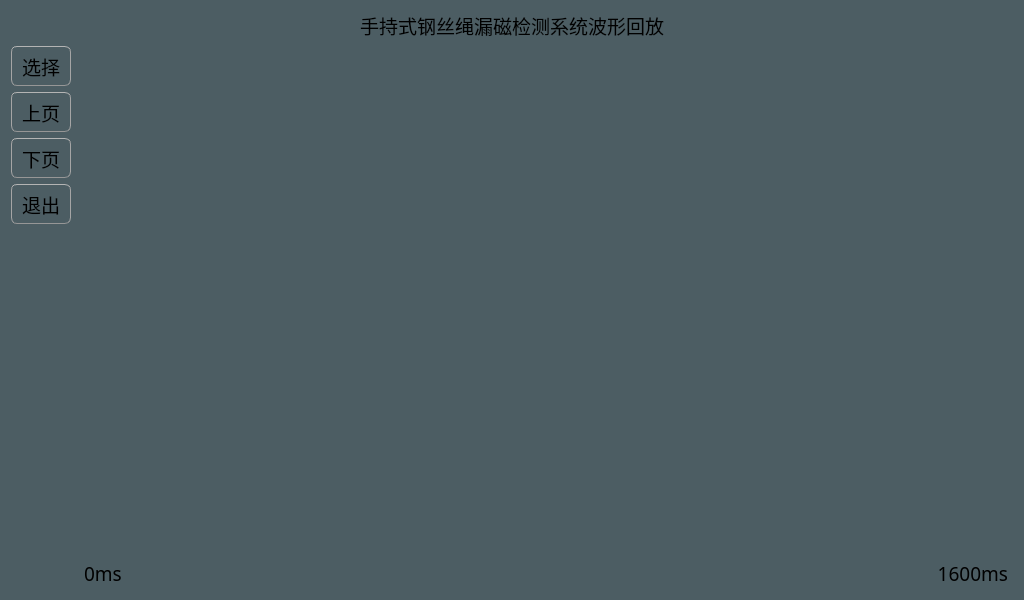
<?xml version="1.0" encoding="UTF-8"?>
<ui version="4.0">
 <class>widget_back</class>
 <widget class="QWidget" name="widget_back">
  <property name="geometry">
   <rect>
    <x>0</x>
    <y>0</y>
    <width>1024</width>
    <height>600</height>
   </rect>
  </property>
  <property name="windowTitle">
   <string>Form</string>
  </property>
  <property name="styleSheet">
   <string notr="true">QPushButton{
	color:rgb(17,17,17);
	border-width: 1px;
	border-radius: 6px;
	border-bottom-color: rgb(150,150,150);
	border-right-color: rgb(165,165,165);
	border-left-color: rgb(165,165,165);
	border-top-color: rgb(180,180,180);
	border-style: solid;
	padding: 4px;
	background-color: qlineargradient(spread:pad, x1:0.5, y1:1, x2:0.5, y2:0, stop:0 rgba(155, 187, 89, 255), stop:1 rgba(255, 255, 255, 255));
}
QPushButton:default{
	color:rgb(17,17,17);
	border-width: 1px;
	border-radius: 6px;
	border-bottom-color: rgb(150,150,150);
	border-right-color: rgb(165,165,165);
	border-left-color: rgb(165,165,165);
	border-top-color: rgb(180,180,180);
	border-style: solid;
	padding: 4px;
	background-color: qlineargradient(spread:pad, x1:0.5, y1:1, x2:0.5, y2:0, stop:0 rgba(155, 187, 89, 255), stop:1 rgba(255, 255, 255, 255));
}
QPushButton:pressed{
	color:rgb(17,17,17);
	border-width: 1px;
	border-radius: 6px;
	border-width: 1px;
	border-top-color: rgba(255,150,60,200);
	border-right-color: qlineargradient(spread:pad, x1:0, y1:1, x2:1, y2:0, stop:0 rgba(200, 70, 20, 255), stop:1 rgba(255,150,60, 200));
	border-left-color:  qlineargradient(spread:pad, x1:1, y1:0, x2:0, y2:0, stop:0 rgba(200, 70, 20, 255), stop:1 rgba(255,150,60, 200));
	border-bottom-color: rgba(200,70,20,200);
	border-style: solid;
	padding: 2px;
	background-color: qlineargradient(spread:pad, x1:0.5, y1:1, x2:0.5, y2:0, stop:0 rgba(155, 187, 89, 255), stop:1 rgba(255, 255, 255, 255));
}
QPushButton:disabled{
	color:rgb(174,167,159);
	border-width: 1px;
	border-radius: 6px;
	background-color: qlineargradient(spread:pad, x1:0.5, y1:1, x2:0.5, y2:0, stop:0 rgba(155, 187, 89, 255), stop:1 rgba(255, 255, 255, 255));
}
QRadioButton {
	padding: 1px;
}
QRadioButton::indicator:checked {
	height: 10px;
	width: 10px;
	border-style:solid;
	border-radius:5px;
	border-width: 1px;
	border-color: rgba(246, 134, 86, 255);
	color: #a9b7c6;
	background-color:rgba(246, 134, 86, 255);
}
QRadioButton::indicator:!checked {
	height: 10px;
	width: 10px;
	border-style:solid;
	border-radius:5px;
	border-width: 1px;
	border-color: rgb(246, 134, 86);
	color: #a9b7c6;
	background-color: transparent;
}
QWidget {
	background-color:#f0f0f0;
}
QLabel {
	color:rgb(17,17,17);
}
QWidget {
	color:rgb(0,0,0);
	background-color:rgb(76,93,99);
}</string>
  </property>
  <layout class="QVBoxLayout" name="verticalLayout" stretch="10,300,1">
   <item>
    <widget class="QLabel" name="label_title">
     <property name="font">
      <font>
       <family>幼圆</family>
       <pointsize>14</pointsize>
      </font>
     </property>
     <property name="text">
      <string>手持式钢丝绳漏磁检测系统波形回放</string>
     </property>
     <property name="alignment">
      <set>Qt::AlignCenter</set>
     </property>
    </widget>
   </item>
   <item>
    <layout class="QHBoxLayout" name="horizontalLayout" stretch="1,1,600">
     <item>
      <layout class="QVBoxLayout" name="verticalLayout_2">
       <item>
        <widget class="QPushButton" name="pushButton_choose">
         <property name="minimumSize">
          <size>
           <width>60</width>
           <height>40</height>
          </size>
         </property>
         <property name="font">
          <font>
           <family>宋体</family>
           <pointsize>14</pointsize>
          </font>
         </property>
         <property name="text">
          <string>选择</string>
         </property>
        </widget>
       </item>
       <item>
        <widget class="QPushButton" name="pushButton_lastpage">
         <property name="minimumSize">
          <size>
           <width>60</width>
           <height>40</height>
          </size>
         </property>
         <property name="font">
          <font>
           <family>宋体</family>
           <pointsize>14</pointsize>
          </font>
         </property>
         <property name="text">
          <string>上页</string>
         </property>
        </widget>
       </item>
       <item>
        <widget class="QPushButton" name="pushButton_nextpage">
         <property name="minimumSize">
          <size>
           <width>60</width>
           <height>40</height>
          </size>
         </property>
         <property name="font">
          <font>
           <family>宋体</family>
           <pointsize>14</pointsize>
          </font>
         </property>
         <property name="text">
          <string>下页</string>
         </property>
        </widget>
       </item>
       <item>
        <widget class="QPushButton" name="pushButton_quit">
         <property name="minimumSize">
          <size>
           <width>60</width>
           <height>40</height>
          </size>
         </property>
         <property name="font">
          <font>
           <family>宋体</family>
           <pointsize>14</pointsize>
          </font>
         </property>
         <property name="text">
          <string>退出</string>
         </property>
        </widget>
       </item>
       <item>
        <spacer name="verticalSpacer_2">
         <property name="orientation">
          <enum>Qt::Vertical</enum>
         </property>
         <property name="sizeHint" stdset="0">
          <size>
           <width>20</width>
           <height>40</height>
          </size>
         </property>
        </spacer>
       </item>
      </layout>
     </item>
     <item>
      <spacer name="horizontalSpacer">
       <property name="orientation">
        <enum>Qt::Horizontal</enum>
       </property>
       <property name="sizeHint" stdset="0">
        <size>
         <width>40</width>
         <height>20</height>
        </size>
       </property>
      </spacer>
     </item>
     <item>
      <layout class="QVBoxLayout" name="verticalLayout_3" stretch="400,250,5">
       <item>
        <widget class="QChartView" name="widget_coil" native="true"/>
       </item>
       <item>
        <widget class="QChartView" name="widget_hall" native="true"/>
       </item>
       <item>
        <layout class="QHBoxLayout" name="horizontalLayout_3" stretch="1,100,100,1">
         <item>
          <spacer name="horizontalSpacer_2">
           <property name="orientation">
            <enum>Qt::Horizontal</enum>
           </property>
           <property name="sizeHint" stdset="0">
            <size>
             <width>40</width>
             <height>20</height>
            </size>
           </property>
          </spacer>
         </item>
         <item>
          <widget class="QLabel" name="label_axis_X1">
           <property name="font">
            <font>
             <family>宋体</family>
             <pointsize>14</pointsize>
            </font>
           </property>
           <property name="text">
            <string>0ms</string>
           </property>
          </widget>
         </item>
         <item>
          <widget class="QLabel" name="label_axis_X2">
           <property name="font">
            <font>
             <family>宋体</family>
             <pointsize>14</pointsize>
            </font>
           </property>
           <property name="layoutDirection">
            <enum>Qt::LeftToRight</enum>
           </property>
           <property name="text">
            <string>1600ms</string>
           </property>
           <property name="alignment">
            <set>Qt::AlignRight|Qt::AlignTrailing|Qt::AlignVCenter</set>
           </property>
          </widget>
         </item>
         <item>
          <spacer name="horizontalSpacer_3">
           <property name="orientation">
            <enum>Qt::Horizontal</enum>
           </property>
           <property name="sizeHint" stdset="0">
            <size>
             <width>40</width>
             <height>20</height>
            </size>
           </property>
          </spacer>
         </item>
        </layout>
       </item>
      </layout>
     </item>
    </layout>
   </item>
   <item>
    <spacer name="verticalSpacer">
     <property name="orientation">
      <enum>Qt::Vertical</enum>
     </property>
     <property name="sizeHint" stdset="0">
      <size>
       <width>20</width>
       <height>40</height>
      </size>
     </property>
    </spacer>
   </item>
  </layout>
 </widget>
 <customwidgets>
  <customwidget>
   <class>QChartView</class>
   <extends>QWidget</extends>
   <header>qchartview.h</header>
   <container>1</container>
  </customwidget>
 </customwidgets>
 <resources/>
 <connections/>
</ui>
